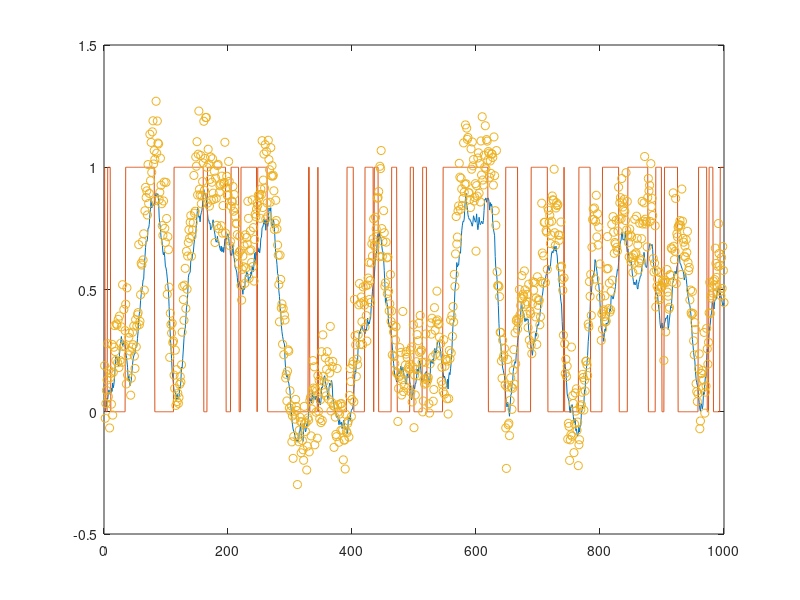
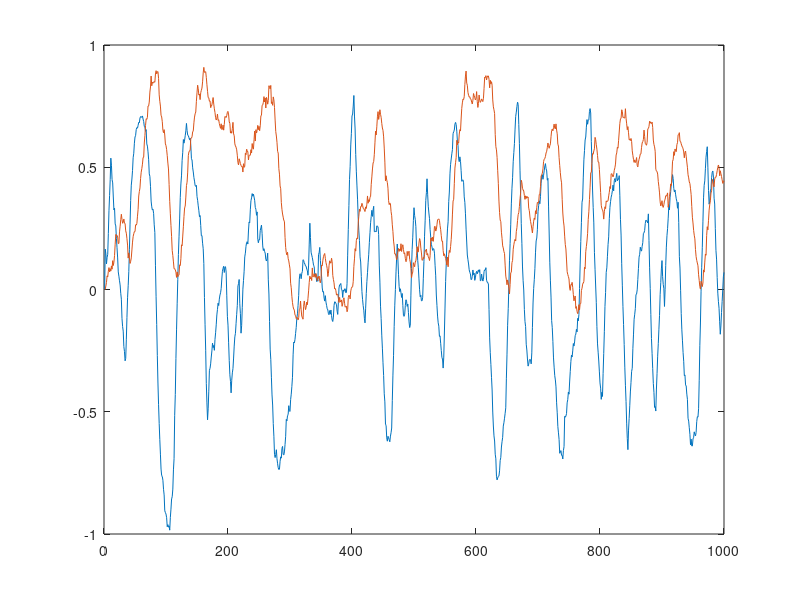

Recreate these plots in MATLAB, in order. (Note: this script raises an error after producing the figures.)
% sim a series RLC circuit
clear all
clc

% RC circuit

rng(15)

Ts = 0.1;
no_obs = 1000;
R = 0.1^2;
Q = 0.02^2;

Cq = 0.8;
Rq = 1.6;
Lq = 2.2;

A = [-Rq/Lq, -1/Cq;1/Lq 0];
B = [1;0];
D = 0;
C = [0, 1/Cq];

H = expm([A, B;zeros(size(B)).', zeros(size(B,2))]*Ts);
Ad = H(1:2,1:2);
Bd = H(1:2,3);

q = NaN(2,no_obs+1);
y = NaN(1,no_obs);
u = NaN(1,no_obs+1);
q(:,1) = [0,0];
u(1) = 1;


%% observability test
Obs = [C];
for i = 1:20
   Obs = [Obs;C*A^i] 
end
%%

for t=1:no_obs
    if rand > 0.95 
        u(t+1) = ~u(t);
    else
        u(t+1) = u(t);
    end

    
    q(:,t+1) = Ad*q(:,t) + Bd*u(t) + sqrt(Q)*randn(2,1);
    y(t) = C*q(:,t) + D*u(t)+sqrt(R)*randn;
    
end

q(:,end) = [];
u(end) = [];


%%
figure(1)
clf
plot(q(2,:))
hold on
plot(u)
plot(y,'o')
hold off


figure(2)
clf
plot(q(1,:))
hold on
plot(q(2,:))
hold off

% Estimate the model using all the estimation data
noObservations = no_obs;
noEstimationData = floor(0.67 * noObservations);
noValidationData = noObservations - noEstimationData;
y_estimation = y(1:noEstimationData);
y_validation = y(noEstimationData:end);
u_estimation = u(1:noEstimationData);
u_validation = u(noEstimationData:end);
states_est = q(:,1:noEstimationData);

save('../data/rlc_circuit.mat','y_estimation', 'u_estimation', 'y_validation',...
    'u_validation','Rq','Cq','Lq',...
    'R','Q','Ts','states_est')














